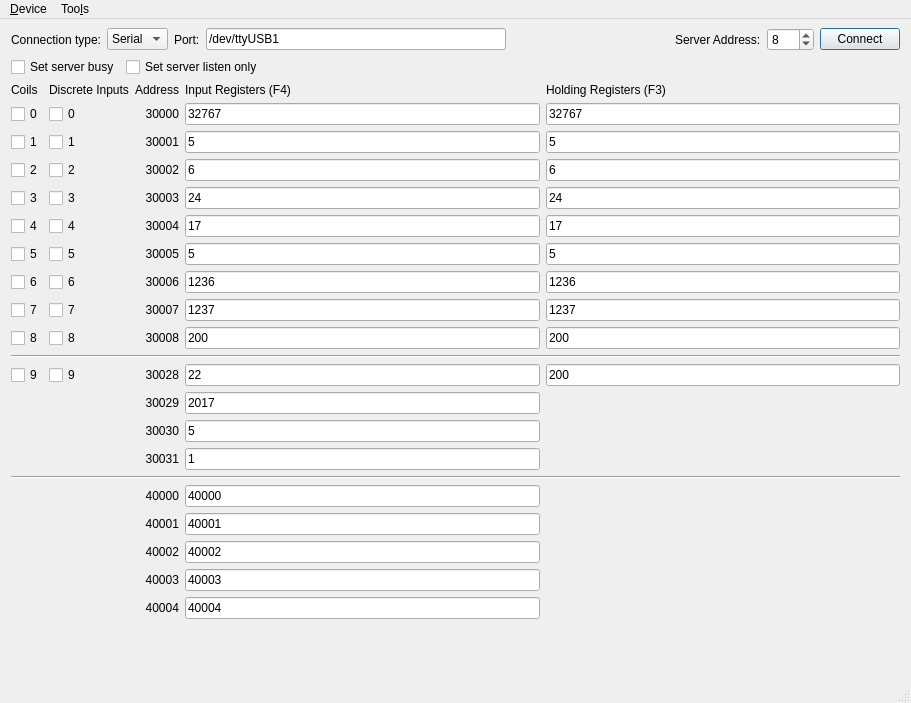
<?xml version="1.0" encoding="UTF-8"?>
<ui version="4.0">
 <class>MainWindow</class>
 <widget class="QMainWindow" name="MainWindow">
  <property name="geometry">
   <rect>
    <x>0</x>
    <y>0</y>
    <width>911</width>
    <height>703</height>
   </rect>
  </property>
  <property name="windowTitle">
   <string>Modbus Server Example</string>
  </property>
  <widget class="QWidget" name="centralWidget">
   <layout class="QVBoxLayout" name="verticalLayout">
    <property name="topMargin">
     <number>9</number>
    </property>
    <property name="bottomMargin">
     <number>0</number>
    </property>
    <item>
     <layout class="QGridLayout" name="gridLayout">
      <item row="0" column="5">
       <widget class="QLabel" name="label_27">
        <property name="sizePolicy">
         <sizepolicy hsizetype="Maximum" vsizetype="Preferred">
          <horstretch>0</horstretch>
          <verstretch>0</verstretch>
         </sizepolicy>
        </property>
        <property name="text">
         <string>Server Address:</string>
        </property>
       </widget>
      </item>
      <item row="0" column="7">
       <widget class="QPushButton" name="connectButton">
        <property name="sizePolicy">
         <sizepolicy hsizetype="Maximum" vsizetype="Fixed">
          <horstretch>0</horstretch>
          <verstretch>0</verstretch>
         </sizepolicy>
        </property>
        <property name="text">
         <string>Connect</string>
        </property>
        <property name="checkable">
         <bool>false</bool>
        </property>
        <property name="autoDefault">
         <bool>false</bool>
        </property>
        <property name="default">
         <bool>true</bool>
        </property>
       </widget>
      </item>
      <item row="0" column="6">
       <widget class="QSpinBox" name="serverEdit">
        <property name="sizePolicy">
         <sizepolicy hsizetype="Maximum" vsizetype="Fixed">
          <horstretch>0</horstretch>
          <verstretch>0</verstretch>
         </sizepolicy>
        </property>
        <property name="minimum">
         <number>1</number>
        </property>
        <property name="maximum">
         <number>247</number>
        </property>
        <property name="value">
         <number>8</number>
        </property>
       </widget>
      </item>
      <item row="0" column="4">
       <spacer name="horizontalSpacer">
        <property name="orientation">
         <enum>Qt::Horizontal</enum>
        </property>
        <property name="sizeHint" stdset="0">
         <size>
          <width>40</width>
          <height>20</height>
         </size>
        </property>
       </spacer>
      </item>
      <item row="0" column="1">
       <widget class="QComboBox" name="connectType">
        <item>
         <property name="text">
          <string>Serial</string>
         </property>
        </item>
        <item>
         <property name="text">
          <string>TCP</string>
         </property>
        </item>
       </widget>
      </item>
      <item row="0" column="2">
       <widget class="QLabel" name="label_2">
        <property name="sizePolicy">
         <sizepolicy hsizetype="Maximum" vsizetype="Preferred">
          <horstretch>0</horstretch>
          <verstretch>0</verstretch>
         </sizepolicy>
        </property>
        <property name="text">
         <string>Port:</string>
        </property>
       </widget>
      </item>
      <item row="0" column="0">
       <widget class="QLabel" name="label">
        <property name="text">
         <string>Connection type:</string>
        </property>
       </widget>
      </item>
      <item row="0" column="3">
       <widget class="QLineEdit" name="portEdit">
        <property name="sizePolicy">
         <sizepolicy hsizetype="Preferred" vsizetype="Fixed">
          <horstretch>0</horstretch>
          <verstretch>0</verstretch>
         </sizepolicy>
        </property>
        <property name="minimumSize">
         <size>
          <width>300</width>
          <height>0</height>
         </size>
        </property>
        <property name="text">
         <string>/dev/ttyUSB1</string>
        </property>
       </widget>
      </item>
     </layout>
    </item>
    <item>
     <layout class="QHBoxLayout" name="horizontalLayout">
      <item>
       <widget class="QCheckBox" name="setBusyBox">
        <property name="text">
         <string>Set server busy</string>
        </property>
       </widget>
      </item>
      <item>
       <widget class="QCheckBox" name="listenOnlyBox">
        <property name="text">
         <string>Set server listen only</string>
        </property>
       </widget>
      </item>
      <item>
       <spacer name="horizontalSpacer_2">
        <property name="orientation">
         <enum>Qt::Horizontal</enum>
        </property>
        <property name="sizeHint" stdset="0">
         <size>
          <width>40</width>
          <height>20</height>
         </size>
        </property>
       </spacer>
      </item>
     </layout>
    </item>
    <item>
     <spacer name="verticalSpacer">
      <property name="orientation">
       <enum>Qt::Vertical</enum>
      </property>
      <property name="sizeType">
       <enum>QSizePolicy::Maximum</enum>
      </property>
      <property name="sizeHint" stdset="0">
       <size>
        <width>20</width>
        <height>0</height>
       </size>
      </property>
     </spacer>
    </item>
    <item>
     <layout class="QGridLayout" name="gridLayout_2">
      <item row="19" column="3">
       <widget class="QLineEdit" name="inReg_40003">
        <property name="text">
         <string>40003</string>
        </property>
        <property name="maxLength">
         <number>32767</number>
        </property>
        <property name="placeholderText">
         <string>Hexadecimal A-F, a-f, 0-9.</string>
        </property>
       </widget>
      </item>
      <item row="11" column="1">
       <widget class="QCheckBox" name="disc_9">
        <property name="text">
         <string>9</string>
        </property>
       </widget>
      </item>
      <item row="6" column="2">
       <widget class="QLabel" name="label_12">
        <property name="text">
         <string>30005</string>
        </property>
        <property name="alignment">
         <set>Qt::AlignRight|Qt::AlignTrailing|Qt::AlignVCenter</set>
        </property>
       </widget>
      </item>
      <item row="5" column="0">
       <widget class="QCheckBox" name="coils_4">
        <property name="sizePolicy">
         <sizepolicy hsizetype="Maximum" vsizetype="Fixed">
          <horstretch>0</horstretch>
          <verstretch>0</verstretch>
         </sizepolicy>
        </property>
        <property name="text">
         <string>4</string>
        </property>
       </widget>
      </item>
      <item row="3" column="3">
       <widget class="QLineEdit" name="inReg_30002">
        <property name="text">
         <string>6</string>
        </property>
        <property name="maxLength">
         <number>32767</number>
        </property>
        <property name="placeholderText">
         <string>Hexadecimal A-F, a-f, 0-9.</string>
        </property>
       </widget>
      </item>
      <item row="14" column="2">
       <widget class="QLabel" name="label_19">
        <property name="text">
         <string>30031</string>
        </property>
        <property name="alignment">
         <set>Qt::AlignRight|Qt::AlignTrailing|Qt::AlignVCenter</set>
        </property>
       </widget>
      </item>
      <item row="1" column="0">
       <widget class="QCheckBox" name="coils_0">
        <property name="sizePolicy">
         <sizepolicy hsizetype="Maximum" vsizetype="Fixed">
          <horstretch>0</horstretch>
          <verstretch>0</verstretch>
         </sizepolicy>
        </property>
        <property name="text">
         <string>0</string>
        </property>
       </widget>
      </item>
      <item row="11" column="2">
       <widget class="QLabel" name="label_16">
        <property name="text">
         <string>30028</string>
        </property>
        <property name="alignment">
         <set>Qt::AlignRight|Qt::AlignTrailing|Qt::AlignVCenter</set>
        </property>
       </widget>
      </item>
      <item row="4" column="4">
       <widget class="QLineEdit" name="holdReg_30003">
        <property name="text">
         <string>24</string>
        </property>
        <property name="maxLength">
         <number>32767</number>
        </property>
        <property name="placeholderText">
         <string>Hexadecimal A-F, a-f, 0-9.</string>
        </property>
       </widget>
      </item>
      <item row="8" column="0">
       <widget class="QCheckBox" name="coils_7">
        <property name="sizePolicy">
         <sizepolicy hsizetype="Maximum" vsizetype="Fixed">
          <horstretch>0</horstretch>
          <verstretch>0</verstretch>
         </sizepolicy>
        </property>
        <property name="text">
         <string>7</string>
        </property>
       </widget>
      </item>
      <item row="9" column="2">
       <widget class="QLabel" name="label_15">
        <property name="text">
         <string>30008</string>
        </property>
        <property name="alignment">
         <set>Qt::AlignRight|Qt::AlignTrailing|Qt::AlignVCenter</set>
        </property>
       </widget>
      </item>
      <item row="0" column="3">
       <widget class="QLabel" name="inputRegisters">
        <property name="text">
         <string>Input Registers (F4)</string>
        </property>
       </widget>
      </item>
      <item row="2" column="2">
       <widget class="QLabel" name="label_22">
        <property name="text">
         <string>30001</string>
        </property>
        <property name="alignment">
         <set>Qt::AlignRight|Qt::AlignTrailing|Qt::AlignVCenter</set>
        </property>
       </widget>
      </item>
      <item row="16" column="2">
       <widget class="QLabel" name="label_20">
        <property name="text">
         <string>40000</string>
        </property>
        <property name="alignment">
         <set>Qt::AlignRight|Qt::AlignTrailing|Qt::AlignVCenter</set>
        </property>
       </widget>
      </item>
      <item row="4" column="1">
       <widget class="QCheckBox" name="disc_3">
        <property name="text">
         <string>3</string>
        </property>
       </widget>
      </item>
      <item row="9" column="3">
       <widget class="QLineEdit" name="inReg_30008">
        <property name="text">
         <string>200</string>
        </property>
        <property name="maxLength">
         <number>32767</number>
        </property>
        <property name="placeholderText">
         <string>Hexadecimal A-F, a-f, 0-9.</string>
        </property>
       </widget>
      </item>
      <item row="0" column="4">
       <widget class="QLabel" name="holdingRegisters">
        <property name="text">
         <string>Holding Registers (F3)</string>
        </property>
       </widget>
      </item>
      <item row="7" column="0">
       <widget class="QCheckBox" name="coils_6">
        <property name="sizePolicy">
         <sizepolicy hsizetype="Maximum" vsizetype="Fixed">
          <horstretch>0</horstretch>
          <verstretch>0</verstretch>
         </sizepolicy>
        </property>
        <property name="text">
         <string>6</string>
        </property>
       </widget>
      </item>
      <item row="9" column="4">
       <widget class="QLineEdit" name="holdReg_30008">
        <property name="text">
         <string>200</string>
        </property>
        <property name="maxLength">
         <number>32767</number>
        </property>
        <property name="placeholderText">
         <string>Hexadecimal A-F, a-f, 0-9.</string>
        </property>
       </widget>
      </item>
      <item row="3" column="0">
       <widget class="QCheckBox" name="coils_2">
        <property name="sizePolicy">
         <sizepolicy hsizetype="Maximum" vsizetype="Fixed">
          <horstretch>0</horstretch>
          <verstretch>0</verstretch>
         </sizepolicy>
        </property>
        <property name="text">
         <string>2</string>
        </property>
       </widget>
      </item>
      <item row="13" column="2">
       <widget class="QLabel" name="label_18">
        <property name="text">
         <string>30030</string>
        </property>
        <property name="alignment">
         <set>Qt::AlignRight|Qt::AlignTrailing|Qt::AlignVCenter</set>
        </property>
       </widget>
      </item>
      <item row="6" column="4">
       <widget class="QLineEdit" name="holdReg_30005">
        <property name="text">
         <string>5</string>
        </property>
        <property name="maxLength">
         <number>32767</number>
        </property>
        <property name="placeholderText">
         <string>Hexadecimal A-F, a-f, 0-9.</string>
        </property>
       </widget>
      </item>
      <item row="17" column="2">
       <widget class="QLabel" name="label_24">
        <property name="text">
         <string>40001</string>
        </property>
        <property name="alignment">
         <set>Qt::AlignRight|Qt::AlignTrailing|Qt::AlignVCenter</set>
        </property>
       </widget>
      </item>
      <item row="6" column="1">
       <widget class="QCheckBox" name="disc_5">
        <property name="text">
         <string>5</string>
        </property>
       </widget>
      </item>
      <item row="8" column="2">
       <widget class="QLabel" name="label_14">
        <property name="text">
         <string>30007</string>
        </property>
        <property name="alignment">
         <set>Qt::AlignRight|Qt::AlignTrailing|Qt::AlignVCenter</set>
        </property>
       </widget>
      </item>
      <item row="2" column="4">
       <widget class="QLineEdit" name="holdReg_30001">
        <property name="text">
         <string>5</string>
        </property>
        <property name="maxLength">
         <number>32767</number>
        </property>
        <property name="placeholderText">
         <string>Hexadecimal A-F, a-f, 0-9.</string>
        </property>
       </widget>
      </item>
      <item row="2" column="1">
       <widget class="QCheckBox" name="disc_1">
        <property name="text">
         <string>1</string>
        </property>
       </widget>
      </item>
      <item row="18" column="2">
       <widget class="QLabel" name="label_25">
        <property name="text">
         <string>40002</string>
        </property>
        <property name="alignment">
         <set>Qt::AlignRight|Qt::AlignTrailing|Qt::AlignVCenter</set>
        </property>
       </widget>
      </item>
      <item row="8" column="4">
       <widget class="QLineEdit" name="holdReg_30007">
        <property name="text">
         <string>1237</string>
        </property>
        <property name="maxLength">
         <number>32767</number>
        </property>
        <property name="placeholderText">
         <string>Hexadecimal A-F, a-f, 0-9.</string>
        </property>
       </widget>
      </item>
      <item row="7" column="3">
       <widget class="QLineEdit" name="inReg_30006">
        <property name="text">
         <string>1236</string>
        </property>
        <property name="maxLength">
         <number>32767</number>
        </property>
        <property name="placeholderText">
         <string>Hexadecimal A-F, a-f, 0-9.</string>
        </property>
       </widget>
      </item>
      <item row="8" column="1">
       <widget class="QCheckBox" name="disc_7">
        <property name="text">
         <string>7</string>
        </property>
       </widget>
      </item>
      <item row="13" column="3">
       <widget class="QLineEdit" name="inReg_30030">
        <property name="text">
         <string>5</string>
        </property>
        <property name="maxLength">
         <number>32767</number>
        </property>
        <property name="placeholderText">
         <string>Hexadecimal A-F, a-f, 0-9.</string>
        </property>
       </widget>
      </item>
      <item row="5" column="2">
       <widget class="QLabel" name="label_8">
        <property name="text">
         <string>30004</string>
        </property>
        <property name="alignment">
         <set>Qt::AlignRight|Qt::AlignTrailing|Qt::AlignVCenter</set>
        </property>
       </widget>
      </item>
      <item row="1" column="3">
       <widget class="QLineEdit" name="inReg_30000">
        <property name="text">
         <string>32767</string>
        </property>
        <property name="maxLength">
         <number>32767</number>
        </property>
        <property name="placeholderText">
         <string>Hexadecimal A-F, a-f, 0-9.</string>
        </property>
       </widget>
      </item>
      <item row="2" column="3">
       <widget class="QLineEdit" name="inReg_30001">
        <property name="text">
         <string>5</string>
        </property>
        <property name="maxLength">
         <number>32767</number>
        </property>
        <property name="placeholderText">
         <string>Hexadecimal A-F, a-f, 0-9.</string>
        </property>
       </widget>
      </item>
      <item row="19" column="2">
       <widget class="QLabel" name="label_26">
        <property name="text">
         <string>40003</string>
        </property>
        <property name="alignment">
         <set>Qt::AlignRight|Qt::AlignTrailing|Qt::AlignVCenter</set>
        </property>
       </widget>
      </item>
      <item row="2" column="0">
       <widget class="QCheckBox" name="coils_1">
        <property name="sizePolicy">
         <sizepolicy hsizetype="Maximum" vsizetype="Fixed">
          <horstretch>0</horstretch>
          <verstretch>0</verstretch>
         </sizepolicy>
        </property>
        <property name="text">
         <string>1</string>
        </property>
       </widget>
      </item>
      <item row="16" column="3">
       <widget class="QLineEdit" name="inReg_40000">
        <property name="text">
         <string>40000</string>
        </property>
        <property name="maxLength">
         <number>32767</number>
        </property>
        <property name="placeholderText">
         <string>Hexadecimal A-F, a-f, 0-9.</string>
        </property>
       </widget>
      </item>
      <item row="11" column="3">
       <widget class="QLineEdit" name="inReg_30028">
        <property name="text">
         <string>22</string>
        </property>
        <property name="maxLength">
         <number>32767</number>
        </property>
        <property name="placeholderText">
         <string>Hexadecimal A-F, a-f, 0-9.</string>
        </property>
       </widget>
      </item>
      <item row="11" column="0">
       <widget class="QCheckBox" name="coils_9">
        <property name="sizePolicy">
         <sizepolicy hsizetype="Maximum" vsizetype="Fixed">
          <horstretch>0</horstretch>
          <verstretch>0</verstretch>
         </sizepolicy>
        </property>
        <property name="text">
         <string>9</string>
        </property>
       </widget>
      </item>
      <item row="4" column="0">
       <widget class="QCheckBox" name="coils_3">
        <property name="sizePolicy">
         <sizepolicy hsizetype="Maximum" vsizetype="Fixed">
          <horstretch>0</horstretch>
          <verstretch>0</verstretch>
         </sizepolicy>
        </property>
        <property name="text">
         <string>3</string>
        </property>
       </widget>
      </item>
      <item row="5" column="4">
       <widget class="QLineEdit" name="holdReg_30004">
        <property name="text">
         <string>17</string>
        </property>
        <property name="maxLength">
         <number>32767</number>
        </property>
        <property name="placeholderText">
         <string>Hexadecimal A-F, a-f, 0-9.</string>
        </property>
       </widget>
      </item>
      <item row="15" column="0" colspan="5">
       <widget class="Line" name="line_2">
        <property name="orientation">
         <enum>Qt::Horizontal</enum>
        </property>
       </widget>
      </item>
      <item row="3" column="2">
       <widget class="QLabel" name="label_23">
        <property name="text">
         <string>30002</string>
        </property>
        <property name="alignment">
         <set>Qt::AlignRight|Qt::AlignTrailing|Qt::AlignVCenter</set>
        </property>
       </widget>
      </item>
      <item row="9" column="1">
       <widget class="QCheckBox" name="disc_8">
        <property name="text">
         <string>8</string>
        </property>
       </widget>
      </item>
      <item row="9" column="0">
       <widget class="QCheckBox" name="coils_8">
        <property name="sizePolicy">
         <sizepolicy hsizetype="Maximum" vsizetype="Fixed">
          <horstretch>0</horstretch>
          <verstretch>0</verstretch>
         </sizepolicy>
        </property>
        <property name="text">
         <string>8</string>
        </property>
       </widget>
      </item>
      <item row="0" column="1">
       <widget class="QLabel" name="discreteInputs">
        <property name="text">
         <string>Discrete Inputs</string>
        </property>
       </widget>
      </item>
      <item row="6" column="0">
       <widget class="QCheckBox" name="coils_5">
        <property name="sizePolicy">
         <sizepolicy hsizetype="Maximum" vsizetype="Fixed">
          <horstretch>0</horstretch>
          <verstretch>0</verstretch>
         </sizepolicy>
        </property>
        <property name="text">
         <string>5</string>
        </property>
       </widget>
      </item>
      <item row="12" column="3">
       <widget class="QLineEdit" name="inReg_30029">
        <property name="text">
         <string>2017</string>
        </property>
        <property name="maxLength">
         <number>32767</number>
        </property>
        <property name="placeholderText">
         <string>Hexadecimal A-F, a-f, 0-9.</string>
        </property>
       </widget>
      </item>
      <item row="3" column="4">
       <widget class="QLineEdit" name="holdReg_30002">
        <property name="text">
         <string>6</string>
        </property>
        <property name="maxLength">
         <number>32767</number>
        </property>
        <property name="placeholderText">
         <string>Hexadecimal A-F, a-f, 0-9.</string>
        </property>
       </widget>
      </item>
      <item row="7" column="4">
       <widget class="QLineEdit" name="holdReg_30006">
        <property name="text">
         <string>1236</string>
        </property>
        <property name="maxLength">
         <number>32767</number>
        </property>
        <property name="placeholderText">
         <string>Hexadecimal A-F, a-f, 0-9.</string>
        </property>
       </widget>
      </item>
      <item row="1" column="4">
       <widget class="QLineEdit" name="holdReg_30000">
        <property name="text">
         <string>32767</string>
        </property>
        <property name="maxLength">
         <number>32767</number>
        </property>
        <property name="placeholderText">
         <string>Hexadecimal A-F, a-f, 0-9.</string>
        </property>
       </widget>
      </item>
      <item row="4" column="3">
       <widget class="QLineEdit" name="inReg_30003">
        <property name="text">
         <string>24</string>
        </property>
        <property name="maxLength">
         <number>32767</number>
        </property>
        <property name="placeholderText">
         <string>Hexadecimal A-F, a-f, 0-9.</string>
        </property>
       </widget>
      </item>
      <item row="3" column="1">
       <widget class="QCheckBox" name="disc_2">
        <property name="text">
         <string>2</string>
        </property>
       </widget>
      </item>
      <item row="5" column="1">
       <widget class="QCheckBox" name="disc_4">
        <property name="text">
         <string>4</string>
        </property>
       </widget>
      </item>
      <item row="0" column="0">
       <widget class="QLabel" name="coils">
        <property name="sizePolicy">
         <sizepolicy hsizetype="Maximum" vsizetype="Preferred">
          <horstretch>0</horstretch>
          <verstretch>0</verstretch>
         </sizepolicy>
        </property>
        <property name="text">
         <string>Coils</string>
        </property>
       </widget>
      </item>
      <item row="14" column="3">
       <widget class="QLineEdit" name="inReg_30031">
        <property name="text">
         <string>1</string>
        </property>
        <property name="maxLength">
         <number>32767</number>
        </property>
        <property name="placeholderText">
         <string>Hexadecimal A-F, a-f, 0-9.</string>
        </property>
       </widget>
      </item>
      <item row="1" column="2">
       <widget class="QLabel" name="label_21">
        <property name="text">
         <string>30000</string>
        </property>
        <property name="alignment">
         <set>Qt::AlignRight|Qt::AlignTrailing|Qt::AlignVCenter</set>
        </property>
       </widget>
      </item>
      <item row="10" column="0" colspan="5">
       <widget class="Line" name="line">
        <property name="orientation">
         <enum>Qt::Horizontal</enum>
        </property>
       </widget>
      </item>
      <item row="17" column="3">
       <widget class="QLineEdit" name="inReg_40001">
        <property name="text">
         <string>40001</string>
        </property>
        <property name="maxLength">
         <number>32767</number>
        </property>
        <property name="placeholderText">
         <string>Hexadecimal A-F, a-f, 0-9.</string>
        </property>
       </widget>
      </item>
      <item row="4" column="2">
       <widget class="QLabel" name="label_11">
        <property name="text">
         <string>30003</string>
        </property>
        <property name="alignment">
         <set>Qt::AlignRight|Qt::AlignTrailing|Qt::AlignVCenter</set>
        </property>
       </widget>
      </item>
      <item row="18" column="3">
       <widget class="QLineEdit" name="inReg_40002">
        <property name="text">
         <string>40002</string>
        </property>
        <property name="maxLength">
         <number>32767</number>
        </property>
        <property name="placeholderText">
         <string>Hexadecimal A-F, a-f, 0-9.</string>
        </property>
       </widget>
      </item>
      <item row="5" column="3">
       <widget class="QLineEdit" name="inReg_30004">
        <property name="text">
         <string>17</string>
        </property>
        <property name="maxLength">
         <number>32767</number>
        </property>
        <property name="placeholderText">
         <string>Hexadecimal A-F, a-f, 0-9.</string>
        </property>
       </widget>
      </item>
      <item row="12" column="2">
       <widget class="QLabel" name="label_17">
        <property name="text">
         <string>30029</string>
        </property>
        <property name="alignment">
         <set>Qt::AlignRight|Qt::AlignTrailing|Qt::AlignVCenter</set>
        </property>
       </widget>
      </item>
      <item row="11" column="4">
       <widget class="QLineEdit" name="holdReg_30009">
        <property name="text">
         <string>200</string>
        </property>
        <property name="maxLength">
         <number>32767</number>
        </property>
        <property name="placeholderText">
         <string>Hexadecimal A-F, a-f, 0-9.</string>
        </property>
       </widget>
      </item>
      <item row="1" column="1">
       <widget class="QCheckBox" name="disc_0">
        <property name="text">
         <string>0</string>
        </property>
       </widget>
      </item>
      <item row="7" column="1">
       <widget class="QCheckBox" name="disc_6">
        <property name="text">
         <string>6</string>
        </property>
       </widget>
      </item>
      <item row="7" column="2">
       <widget class="QLabel" name="label_13">
        <property name="text">
         <string>30006</string>
        </property>
        <property name="alignment">
         <set>Qt::AlignRight|Qt::AlignTrailing|Qt::AlignVCenter</set>
        </property>
       </widget>
      </item>
      <item row="6" column="3">
       <widget class="QLineEdit" name="inReg_30005">
        <property name="text">
         <string>5</string>
        </property>
        <property name="maxLength">
         <number>32767</number>
        </property>
        <property name="placeholderText">
         <string>Hexadecimal A-F, a-f, 0-9.</string>
        </property>
       </widget>
      </item>
      <item row="0" column="2">
       <widget class="QLabel" name="address">
        <property name="text">
         <string>Address</string>
        </property>
        <property name="alignment">
         <set>Qt::AlignRight|Qt::AlignTrailing|Qt::AlignVCenter</set>
        </property>
       </widget>
      </item>
      <item row="8" column="3">
       <widget class="QLineEdit" name="inReg_30007">
        <property name="text">
         <string>1237</string>
        </property>
        <property name="maxLength">
         <number>32767</number>
        </property>
        <property name="placeholderText">
         <string>Hexadecimal A-F, a-f, 0-9.</string>
        </property>
       </widget>
      </item>
      <item row="20" column="3">
       <widget class="QLineEdit" name="inReg_40004">
        <property name="text">
         <string>40004</string>
        </property>
        <property name="maxLength">
         <number>32767</number>
        </property>
        <property name="placeholderText">
         <string>Hexadecimal A-F, a-f, 0-9.</string>
        </property>
       </widget>
      </item>
      <item row="20" column="2">
       <widget class="QLabel" name="label_28">
        <property name="text">
         <string>40004</string>
        </property>
        <property name="alignment">
         <set>Qt::AlignRight|Qt::AlignTrailing|Qt::AlignVCenter</set>
        </property>
       </widget>
      </item>
     </layout>
    </item>
    <item>
     <spacer name="verticalSpacer_2">
      <property name="orientation">
       <enum>Qt::Vertical</enum>
      </property>
      <property name="sizeType">
       <enum>QSizePolicy::MinimumExpanding</enum>
      </property>
      <property name="sizeHint" stdset="0">
       <size>
        <width>20</width>
        <height>0</height>
       </size>
      </property>
     </spacer>
    </item>
   </layout>
  </widget>
  <widget class="QStatusBar" name="statusBar"/>
  <widget class="QMenuBar" name="menuBar">
   <property name="geometry">
    <rect>
     <x>0</x>
     <y>0</y>
     <width>911</width>
     <height>21</height>
    </rect>
   </property>
   <widget class="QMenu" name="menu_Device">
    <property name="title">
     <string>&amp;Device</string>
    </property>
    <addaction name="actionConnect"/>
    <addaction name="actionDisconnect"/>
    <addaction name="separator"/>
    <addaction name="actionExit"/>
   </widget>
   <widget class="QMenu" name="menuToo_ls">
    <property name="title">
     <string>Too&amp;ls</string>
    </property>
    <addaction name="actionOptions"/>
   </widget>
   <addaction name="menu_Device"/>
   <addaction name="menuToo_ls"/>
  </widget>
  <action name="actionConnect">
   <property name="icon">
    <iconset resource="slave.qrc">
     <normaloff>:/images/connect.png</normaloff>:/images/connect.png</iconset>
   </property>
   <property name="text">
    <string>&amp;Connect</string>
   </property>
  </action>
  <action name="actionDisconnect">
   <property name="icon">
    <iconset resource="slave.qrc">
     <normaloff>:/images/disconnect.png</normaloff>:/images/disconnect.png</iconset>
   </property>
   <property name="text">
    <string>&amp;Disconnect</string>
   </property>
  </action>
  <action name="actionExit">
   <property name="icon">
    <iconset resource="slave.qrc">
     <normaloff>:/images/application-exit.png</normaloff>:/images/application-exit.png</iconset>
   </property>
   <property name="text">
    <string>&amp;Quit</string>
   </property>
  </action>
  <action name="actionOptions">
   <property name="icon">
    <iconset resource="slave.qrc">
     <normaloff>:/images/settings.png</normaloff>:/images/settings.png</iconset>
   </property>
   <property name="text">
    <string>&amp;Options</string>
   </property>
  </action>
 </widget>
 <layoutdefault spacing="6" margin="11"/>
 <tabstops>
  <tabstop>connectType</tabstop>
  <tabstop>portEdit</tabstop>
  <tabstop>serverEdit</tabstop>
  <tabstop>connectButton</tabstop>
  <tabstop>coils_0</tabstop>
  <tabstop>disc_0</tabstop>
  <tabstop>inReg_30000</tabstop>
  <tabstop>holdReg_30000</tabstop>
  <tabstop>coils_1</tabstop>
  <tabstop>disc_1</tabstop>
  <tabstop>inReg_30001</tabstop>
  <tabstop>holdReg_30001</tabstop>
  <tabstop>coils_2</tabstop>
  <tabstop>disc_2</tabstop>
  <tabstop>inReg_30002</tabstop>
  <tabstop>holdReg_30002</tabstop>
  <tabstop>coils_3</tabstop>
  <tabstop>disc_3</tabstop>
  <tabstop>inReg_30003</tabstop>
  <tabstop>holdReg_30003</tabstop>
  <tabstop>coils_4</tabstop>
  <tabstop>disc_4</tabstop>
  <tabstop>inReg_30004</tabstop>
  <tabstop>holdReg_30004</tabstop>
  <tabstop>coils_5</tabstop>
  <tabstop>disc_5</tabstop>
  <tabstop>inReg_30005</tabstop>
  <tabstop>holdReg_30005</tabstop>
  <tabstop>coils_6</tabstop>
  <tabstop>disc_6</tabstop>
  <tabstop>inReg_30006</tabstop>
  <tabstop>holdReg_30006</tabstop>
  <tabstop>coils_7</tabstop>
  <tabstop>disc_7</tabstop>
  <tabstop>inReg_30007</tabstop>
  <tabstop>holdReg_30007</tabstop>
  <tabstop>coils_8</tabstop>
  <tabstop>disc_8</tabstop>
  <tabstop>inReg_30008</tabstop>
  <tabstop>holdReg_30008</tabstop>
  <tabstop>coils_9</tabstop>
  <tabstop>disc_9</tabstop>
  <tabstop>inReg_30028</tabstop>
  <tabstop>holdReg_30009</tabstop>
 </tabstops>
 <resources>
  <include location="slave.qrc"/>
 </resources>
 <connections/>
</ui>
